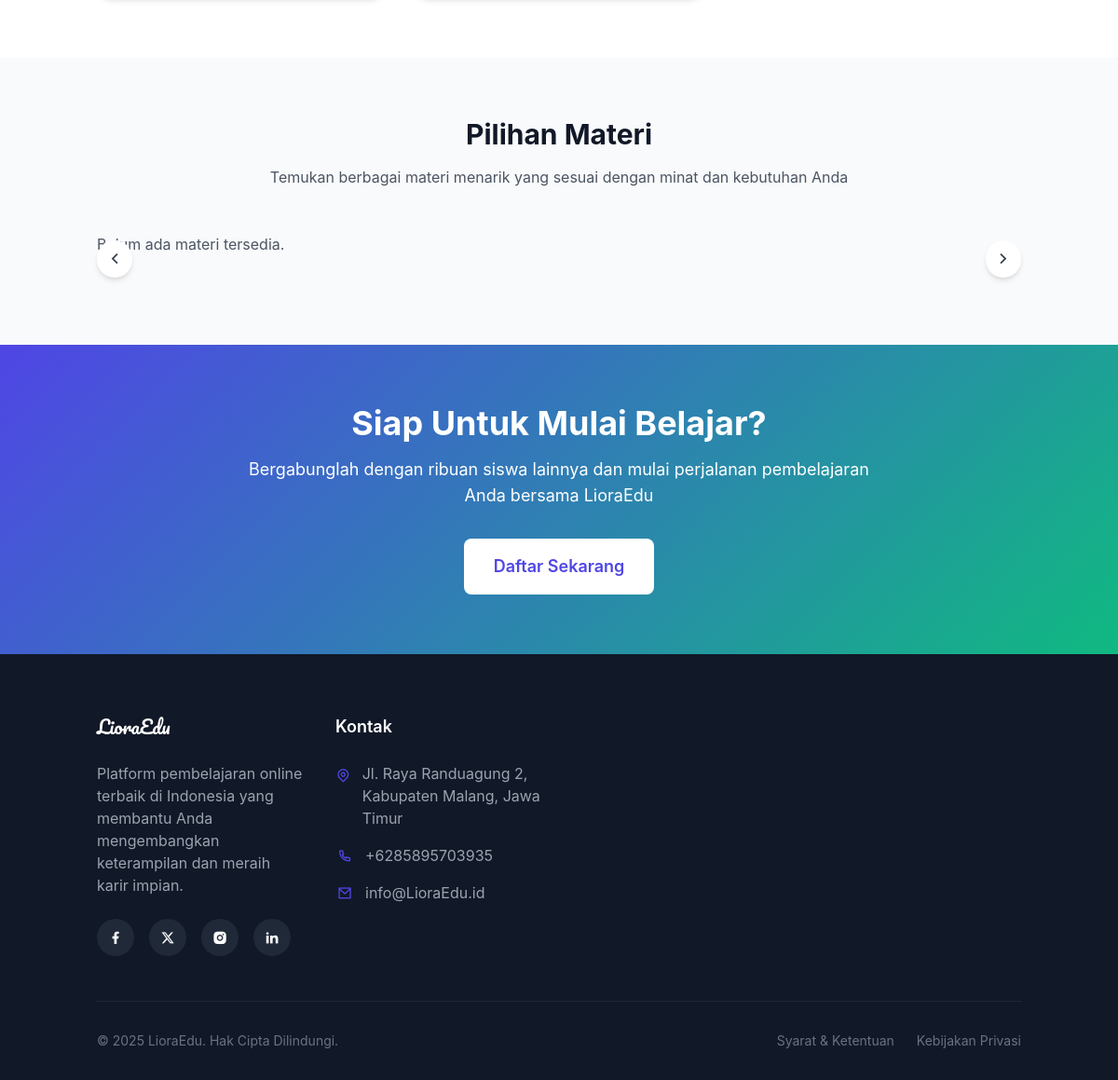
The app's page /auth/landingpage.php (lower part), older data.
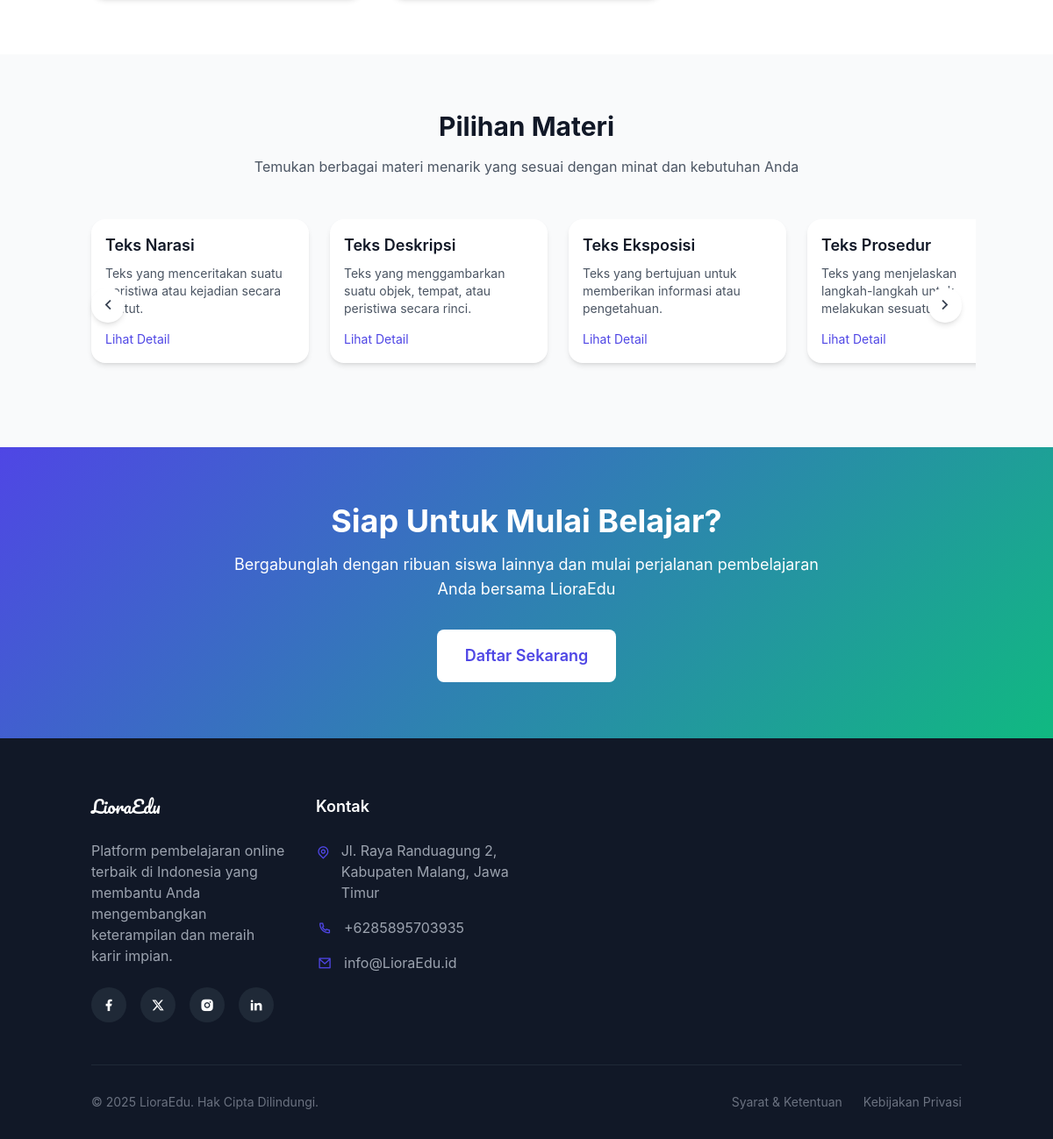
The same page, newer data.
### tables this page shows
CREATE TABLE materi (
    id INT AUTO_INCREMENT PRIMARY KEY,
    judul VARCHAR(255) NOT NULL,
    deskripsi TEXT NOT NULL,
    isi TEXT NOT NULL
);

### auth/landingpage.php (the view, shortened to what the changed rows need)
<!DOCTYPE html>
<html lang="id">
<head>
  <link
    href="https://cdn.jsdelivr.net/npm/remixicon@4.5.0/fonts/remixicon.css"
    rel="stylesheet" />
  <script src="https://cdn.tailwindcss.com/3.4.16"></script>
</head>
<body class="bg-gray-50">
  <section class="py-16 bg-gray-50">
    <div class="container mx-auto px-4">
      <div class="text-center mb-12">
        <h2 class="text-3xl font-bold text-gray-900 mb-4">Pilihan Materi</h2>
      </div>
      <div class="relative">
        <div
          id="courses-carousel"
          class="flex overflow-x-auto pb-8 -mx-4 px-4 space-x-6 scrollbar-hide">
          <?php
          include_once '../koneksi.php';
          $sql = "SELECT id, judul, deskripsi FROM materi";
          $result = $koneksi->query($sql);
          if ($result->num_rows > 0) {
            while ($row = $result->fetch_assoc()) {
          ?>
              <div class="flex-none w-full sm:w-1/2 md:w-1/3 lg:w-1/4">
                <div
                  class="bg-white rounded-lg shadow-md overflow-hidden hover:shadow-lg transition duration-300">
                  <div class="p-4">
                    <h3 class="text-lg font-semibold text-gray-900 mb-2">
                      <?php echo htmlspecialchars($row['judul']); ?>
                    </h3>
                    <p class="text-gray-600 text-sm mb-3">
                      <?php echo htmlspecialchars($row['deskripsi']); ?>
                    </p>
                    <a href="?page=materi&item=tampil_materi&id=<?php echo $row['id']; ?>" class="text-sm text-primary hover:underline">Lihat Detail</a>
                  </div>
                </div>
              </div>
          <?php
            }
          } else {
            echo "<p class='text-center text-gray-600'>Belum ada materi tersedia.</p>";
          }
          ?>
        </div>
      </div>
    </div>
  </section>
  <section class="cta-section py-16 text-white">
    <div class="container mx-auto px-4 text-center">
      <h2 class="text-3xl md:text-4xl font-bold mb-4">
        Siap Untuk Mulai Belajar?
      </h2>
    </div>
  </section>
</body>
</html>

Row changes from the older to the newer data that the page shows:
added materi: judul "Teks Narasi", deskripsi "Teks yang menceritakan suatu peristiwa atau kejadian secara…"
added materi: judul "Teks Deskripsi", deskripsi "Teks yang menggambarkan suatu objek, tempat, atau peristiwa secara rinci."
added materi: judul "Teks Eksposisi", deskripsi "Teks yang bertujuan untuk memberikan informasi atau pengetahuan."
added materi: judul "Teks Prosedur", deskripsi "Teks yang menjelaskan langkah-langkah untuk melakukan sesuatu."
Text that changed along with them:
text no longer shown: "Belum ada materi tersedia."
